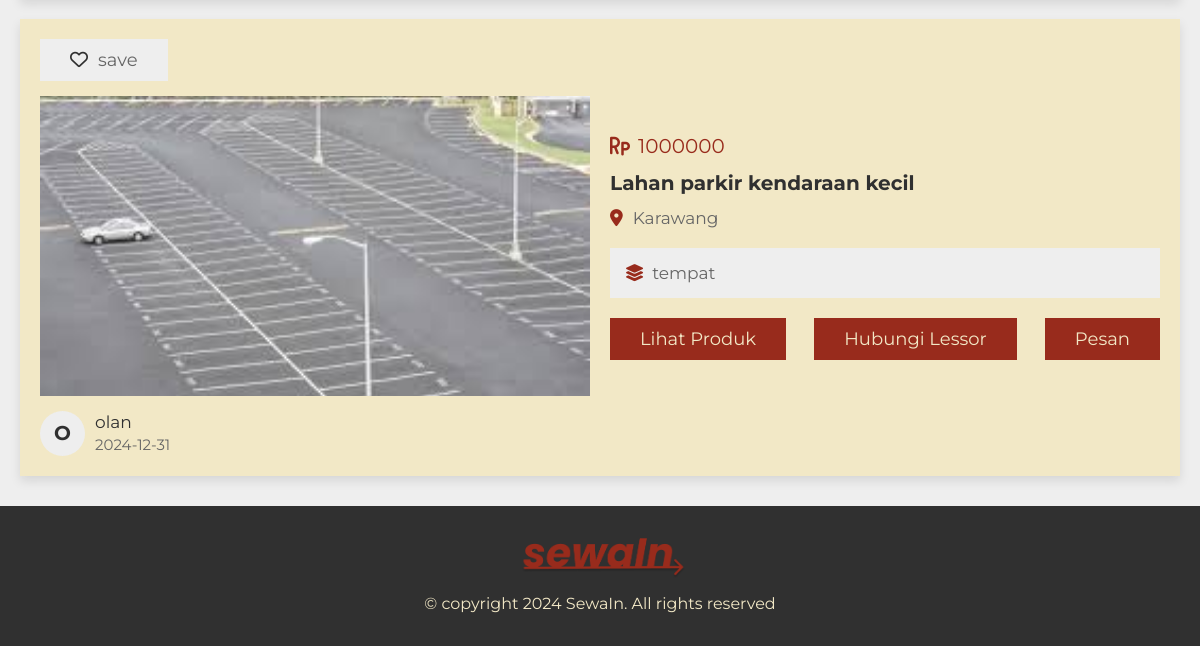
/project/search.php (lower part), run on an earlier commit of the app's database.
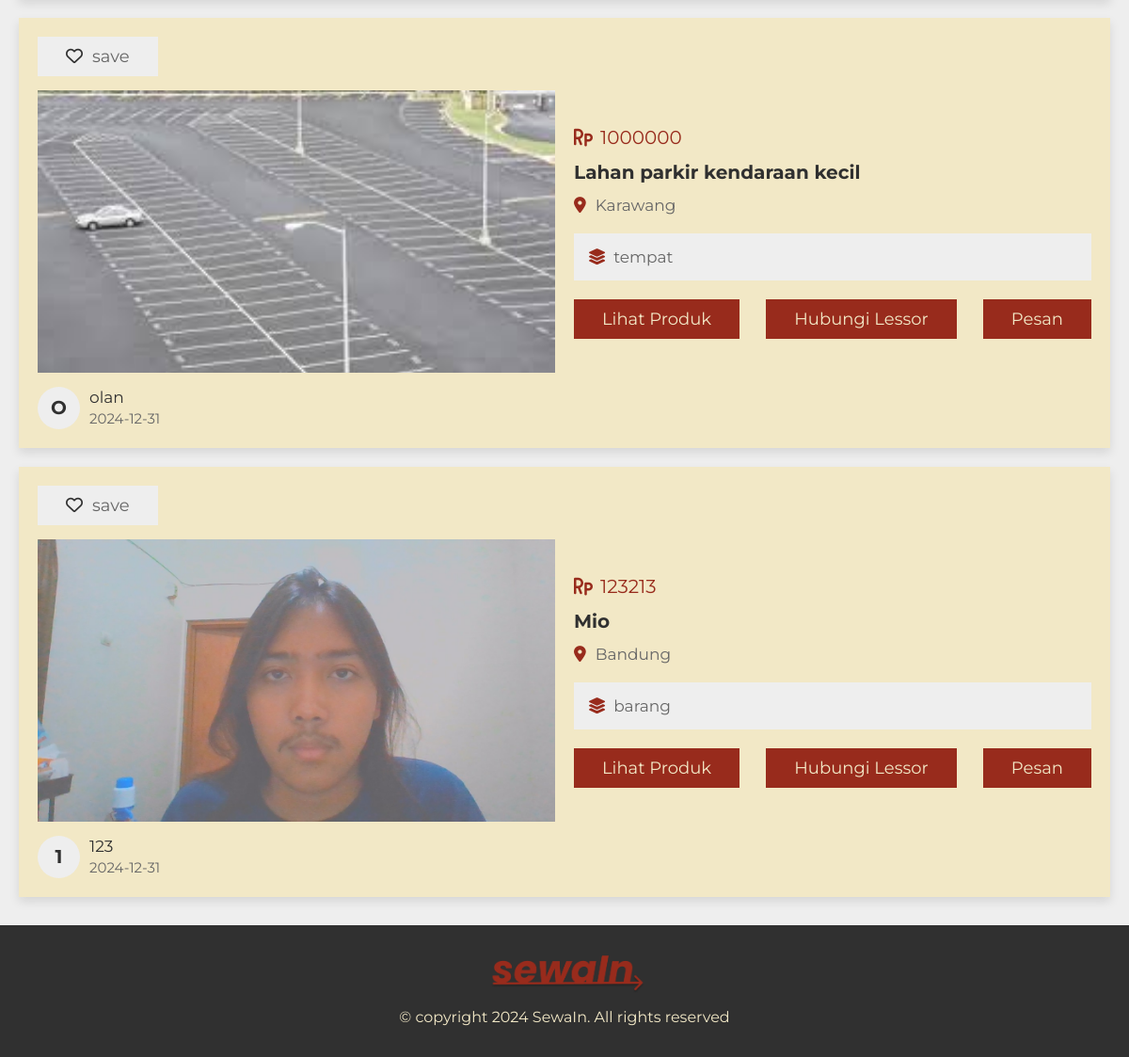
And on a later commit of the database.
### tables this page shows
CREATE TABLE `product` (
  `id` int(20) NOT NULL,
  `user_id` int(20) NOT NULL,
  `product_name` varchar(50) NOT NULL,
  `address` varchar(300) NOT NULL,
  `price` varchar(10) NOT NULL,
  `type` varchar(10) NOT NULL,
  `category` varchar(50) NOT NULL,
  `sub_category` varchar(50) NOT NULL,
  `specific_category` varchar(50) NOT NULL,
  `image_01` varchar(50) NOT NULL,
  `image_02` varchar(50) NOT NULL,
  `image_03` varchar(50) NOT NULL,
  `image_04` varchar(50) NOT NULL,
  `image_05` varchar(50) NOT NULL,
  `description` varchar(1000) NOT NULL,
  `date` date NOT NULL DEFAULT current_timestamp(),
  `click_count` int(11) DEFAULT 0
);

CREATE TABLE `users` (
  `id` int(20) NOT NULL,
  `name` varchar(50) NOT NULL,
  `number` varchar(13) NOT NULL,
  `email` varchar(50) NOT NULL,
  `password` varchar(50) NOT NULL,
  `profile_pic` varchar(255) DEFAULT NULL
);

### project/search.php (the view, shortened to what this page needs)
<?php
include 'components/connect.php';
if(isset($_COOKIE['user_id'])){
   $user_id = $_COOKIE['user_id'];
}else{
   $user_id = '';
}
?>
<!DOCTYPE html>
<html lang="en">
<head>
   <link rel="stylesheet" href="https://cdnjs.cloudflare.com/ajax/libs/font-awesome/6.2.0/css/all.min.css">
   <link rel="stylesheet" href="css/style.css">
</head>
<body>
<?php
$query = "SELECT * FROM `product` WHERE 1=1";
$params = [];
if(isset($_POST['filter_search'])){
   if(!empty($_POST['product_name'])) {
      $product_name = filter_var($_POST['product_name'], FILTER_SANITIZE_STRING);
      $query .= " AND product_name LIKE ?";
      $params[] = "%$product_name%";
   }
   if(!empty($_POST['location'])) {
      $location = filter_var($_POST['location'], FILTER_SANITIZE_STRING);
      $query .= " AND address LIKE ?";
      $params[] = "%$location%";
   }
   if(!empty($_POST['type'])) {
      $type = filter_var($_POST['type'], FILTER_SANITIZE_STRING);
      $query .= " AND type = ?";
      $params[] = $type;
   }
   if(!empty($_POST['min'])) {
      $min = filter_var($_POST['min'], FILTER_SANITIZE_STRING);
      $query .= " AND price >= ?";
      $params[] = $min;
   }
   if(!empty($_POST['max'])) {
      $max = filter_var($_POST['max'], FILTER_SANITIZE_STRING);
      $query .= " AND price <= ?";
      $params[] = $max;
   }
   $query .= " ORDER BY date DESC";
} else {
   $query .= " ORDER BY date DESC LIMIT 6";
}
$select_properties = $conn->prepare($query);
$select_properties->execute($params);
?>
<section class="listings">
   <div class="box-container">
      <?php
         if($select_properties->rowCount() > 0){
            while($fetch_product = $select_properties->fetch(PDO::FETCH_ASSOC)){
               $select_user = $conn->prepare("SELECT * FROM `users` WHERE id = ?");
               $select_user->execute([$fetch_product['user_id']]);
               $fetch_user = $select_user->fetch(PDO::FETCH_ASSOC);
      ?>
      <form action="" method="POST">
         <div class="box">
            <?php
               $select_saved = $conn->prepare("SELECT * FROM `saved` WHERE product_id = ? and user_id = ?");
               $select_saved->execute([$fetch_product['id'], $user_id]);
               if($select_saved->rowCount() > 0){
            ?>
            <button type="submit" name="save" class="save"><i class="fas fa-heart"></i><span>saved</span></button>
            <?php
               }else{
            ?>
            <button type="submit" name="save" class="save"><i class="far fa-heart"></i><span>save</span></button>
            <?php
               }
            ?>
            <div class="thumb">
               <img src="uploaded_files/<?= $fetch_product['image_01']; ?>" alt="">
            </div>
            <div class="admin">
               <h3><?= substr($fetch_user['name'], 0, 1); ?></h3>
               <div>
                  <p><?= $fetch_user['name']; ?></p>
                  <span><?= $fetch_product['date']; ?></span>
               </div>
            </div>
         </div>
         <div class="box">
            <div class="price"><i class="fas fa-rupiah-sign"></i><span><?= $fetch_product['price']; ?></span></div>
            <h3 class="name"><?= $fetch_product['product_name']; ?></h3>
            <p class="location"><i class="fas fa-map-marker-alt"></i><span><?= $fetch_product['address']; ?></span></p>
            <div class="flex">
               <p><i class="fas fa-layer-group"></i><span><?= $fetch_product['type']; ?></span></p>
            </div>
            <div class="flex-btn">
               <a href="view_product.php?get_id=<?= $fetch_product['id']; ?>" class="btn">Lihat Produk</a>
               <a href="tel:<?= $fetch_user['number']; ?>" class="btn">Hubungi Lessor</a>
               <input type="submit" value="Pesan" name="send" class="btn">
            </div>
         </div>
      </form>
      <?php
         }
      }else{
         echo '<p class="empty">Tidak ada hasil ditemukan!</p>';
      }
      ?>
   </div>
</section>
<?php include 'components/footer.php'; ?>
</body>
</html>

What changed in the data, as far as the page shows it:
added product: image_01 (picture), user.name "1", user.name "123", date "2024-12-31", price "123213", product_name "Mio", address "Bandung", type "barang"
